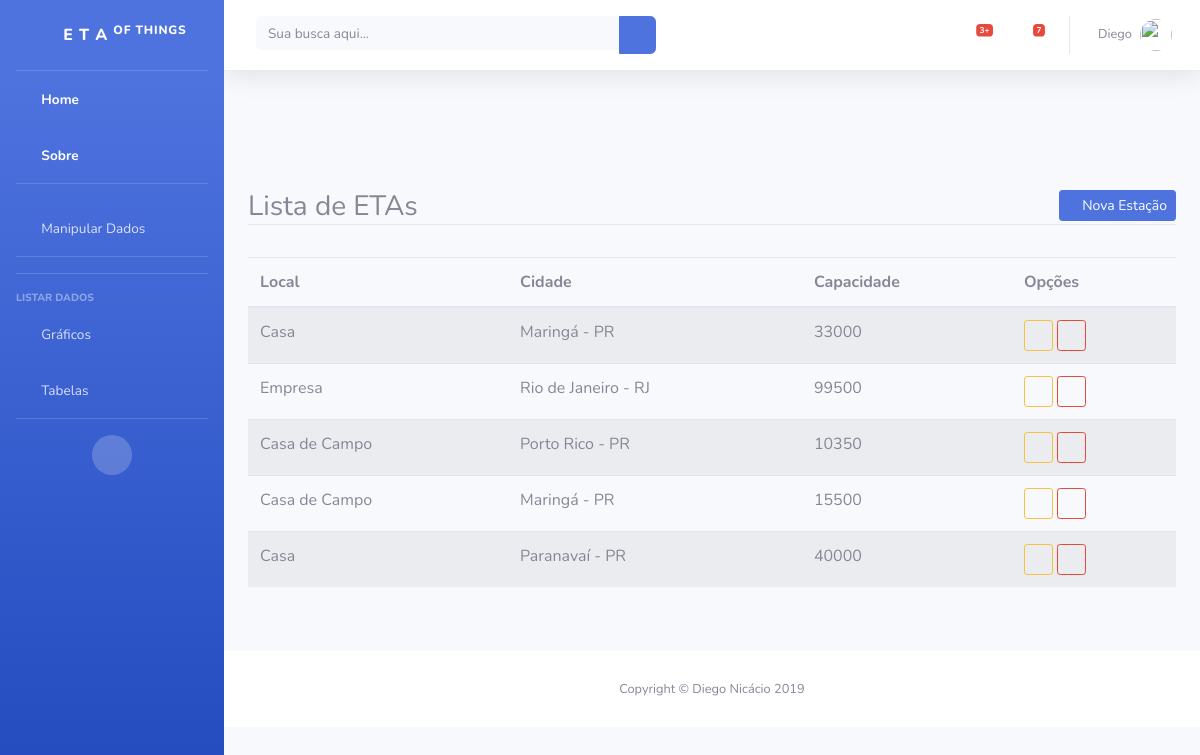
Screenshot of /listar/estacao/ (signed in) with the database file from the repository.
### pessoa/models.py (models this page shows, shortened)
class Estacao(models.Model):
    local = models.CharField(max_length=50, verbose_name="Local da Estação", help_text="Ex: casa, empresa, casa de campo.")
    capacidade = models.IntegerField(default=0, null=True, help_text="Qual a capacidade do reservatório? Ex: 10.500 litros.")
    usuario = models.ForeignKey(User, on_delete=models.PROTECT)
    cidade = models.ForeignKey(Cidade, on_delete=models.PROTECT)
    tipo = models.ForeignKey(TipoEstacao, on_delete=models.PROTECT)

class Cidade(models.Model):
    nome = models.CharField(max_length=50)
    estado = models.ForeignKey(Estado, on_delete=models.PROTECT)
    def __str__(self):
        return self.nome + " - " + self.estado.sigla

class Estado(models.Model):
    sigla = models.CharField(max_length=2)
    nome = models.CharField(max_length=50)

### pessoa/views.py (the view)
# urls.py: path('listar/estacao/', EstacaoList.as_view(), name="listar-estacao"),
class EstacaoList(GroupRequiredMixin, LoginRequiredMixin, ListView):
    group_required = u"Usuário"
    model = Estacao
    template_name = "listas/list_estacao.html"
    def get_queryset(self):
        self.object_list = Estacao.objects.filter(usuario=self.request.user)
        return self.object_list

### pessoa/templates/listas/list_estacao.html
{% extends 'base.html' %}
{% load static %}
{% block main %}
<div class="container py-5">
    <div class="row mt-5">
        <div class="col-lg">
            <h3 class="border-bottom">
                Lista de ETAs
                <a href="{% url 'cadastrar-estacao' %}" class="float-right btn btn-primary btn-sm">
                    <i class="fa fa-plus-circle" aria-hidden="true"></i>
                    Nova Estação
                </a>
            </h3>
        </div>
    </div>
    <div class="row">
        <div class="col-lg mt-4">
            <table class="table table-striped">
                <thead>
                    <tr>
                        <th>Local</th>
                        <th>Cidade</th>
                        <th>Capacidade</th>
                        <th>Opções</th>
                    </tr>
                </thead>
                <tbody>
                    {% for obj in object_list %}
                    <tr>
                        <td>{{ obj.local }}</td>
                        <td>{{ obj.cidade }}</td>
                        <td>{{ obj.capacidade }}</td>
                        <td>
                            <a href="{% url 'editar-estacao' obj.pk %}" class="btn btn-outline-warning btn-sm">
                                <i class="fa fa-edit" aria-hidden="true"></i>
                            </a>
                            <a href="{% url 'excluir-estacao' obj.pk %}" class="btn btn-outline-danger btn-sm">
                                <i class="fa fa-trash" aria-hidden="true"></i>
                            </a>
                        </td>
                    </tr>
                    {% empty %}
                    <tr>
                        <td colspan="100%">Nenhuma estação cadastrada</td>
                    </tr>
                    {% endfor %}
                </tbody>
            </table>
        </div>
    </div>
</div>
{% endblock %}

### pessoa/templates/base.html (shortened to what this page needs)
{% load static %}
<!DOCTYPE html>
<html lang="en">
<head>
  <link href="{% static 'vendor/bootstrap/css/bootstrap.css' %}" rel="stylesheet">
  <link href="{% static 'vendor/fontawesome-free/css/all.min.css' %}" rel="stylesheet" type="text/css">
  <link href="{% static 'css/sb-admin-2.min.css' %}" rel="stylesheet">
</head>
<body id="page-top">
  <div id="wrapper">
    {% block menu %}
    <ul class="navbar-nav bg-gradient-primary sidebar sidebar-dark accordion" id="accordionSidebar">
      <a class="sidebar-brand d-flex align-items-center justify-content-center" href="{% url 'index' %}">
        <div class="sidebar-brand-icon rotate-n-15">
          <i class="fas fa-laugh-wink"></i>
        </div>
        <div class="sidebar-brand-text mx-3">E  T  A   <sup>Of Things</sup></div>
      </a>
      <hr class="sidebar-divider my-0">
      <li class="nav-item active">
        <a class="nav-link" href="{% url 'index' %}">
          <i class="fas fa-fw fa-tachometer-alt"></i>
          <span>Home</span></a>
        </li>
        <li class="nav-item active">
          <a class="nav-link" href="{% url 'sobre' %}">
            <i class="fas fa-fw fa-user-graduate"></i>
            <span>Sobre</span></a>
          </li>
          {% if request.user.is_authenticated %}
          <hr class="sidebar-divider">
          <li class="nav-item">
            <a class="nav-link collapsed" href="#" data-toggle="collapse" data-target="#collapseTwo" aria-expanded="true" aria-controls="collapseTwo">
              <i class="fas fa-fw fa-wrench"></i>
              <span>Manipular Dados</span>
            </a>
            <hr class="sidebar-divider">
          </li>
          <hr class="sidebar-divider">
          <div class="sidebar-heading">
            Listar Dados
          </div>
          <li class="nav-item">
            <a class="nav-link" href="#">
              <i class="fas fa-fw fa-chart-area"></i>
              <span>Gráficos</span></a>
            </li>
            <li class="nav-item">
              <a class="nav-link" href="#">
                <i class="fas fa-fw fa-table"></i>
                <span>Tabelas</span></a>
              </li>
             {% endif %}
              <hr class="sidebar-divider d-none d-md-block">
              <div class="text-center d-none d-md-inline">
                <button class="rounded-circle border-0" id="sidebarToggle"></button>
              </div>
            </ul>
            <div id="content-wrapper" class="d-flex flex-column">
              <div id="content">
                <nav class="navbar navbar-expand navbar-light bg-white topbar mb-4 static-top shadow">
                  <form class="d-none d-sm-inline-block form-inline mr-auto ml-md-3 my-2 my-md-0 mw-100 navbar-search">
                    <div class="input-group">
                      <input type="text" class="form-control bg-light border-0 small" placeholder="Sua busca aqui..." aria-label="Search" aria-describedby="basic-addon2">
                      <div class="input-group-append">
                        <button class="btn btn-primary" type="button">
                          <i class="fas fa-search fa-sm"></i>
                        </button>
                      </div>
                    </div>
                  </form>
                  <ul class="navbar-nav ml-auto">
                    {% if user.is_authenticated %}
                    <li class="nav-item dropdown no-arrow mx-1">
                      <a class="nav-link dropdown-toggle" href="#" id="alertsDropdown" role="button" data-toggle="dropdown" aria-haspopup="true" aria-expanded="false">
                        <i class="fas fa-bell fa-fw"></i>
                        <span class="badge badge-danger badge-counter">3+</span>
                      </a>
                    </li>
                    <li class="nav-item dropdown no-arrow mx-1">
                      <a class="nav-link dropdown-toggle" href="#" id="messagesDropdown" role="button" data-toggle="dropdown" aria-haspopup="true" aria-expanded="false">
                        <i class="fas fa-envelope fa-fw"></i>
                        <span class="badge badge-danger badge-counter">7</span>
                      </a>
                    </li>
                    <li class="nav-item dropdown no-arrow">
                      <a class="nav-link dropdown-toggle" href="#" id="userDropdown" role="button" data-toggle="dropdown" aria-haspopup="true" aria-expanded="false">
                        <span class="mr-2 d-none d-lg-inline text-gray-600 small">{{ request.user.first_name }}</span>
                        <img class="img-profile rounded-circle" src="https://image.flaticon.com/icons/png/512/21/21104.png">
                      </a>
                    </li>
                  </ul>
                  {% endif %}
                </nav>
                {% endblock %}
                {% block main %}{% endblock %}
                {% block rodape %}
                <footer class="sticky-footer bg-white">
                  <div class="container my-auto">
                    <div class="copyright text-center my-auto">
                      <span>Copyright &copy; Diego Nicácio 2019</span>
                    </div>
                  </div>
                </footer>
              </div>
            </div>
            {% endblock %}
          </body>
          </html>

### rows the page displays
Estacao: local "Casa", cidade "Maringá - PR", capacidade "33000"
Estacao: local "Empresa", cidade "Rio de Janeiro - RJ", capacidade "99500"
Estacao: local "Casa de Campo", cidade "Porto Rico - PR", capacidade "10350"
Estacao: local "Casa de Campo", cidade "Maringá - PR", capacidade "15500"
Estacao: local "Casa", cidade "Paranavaí - PR", capacidade "40000"

### other values shown
{{ request.user.first_name }} "Diego"
